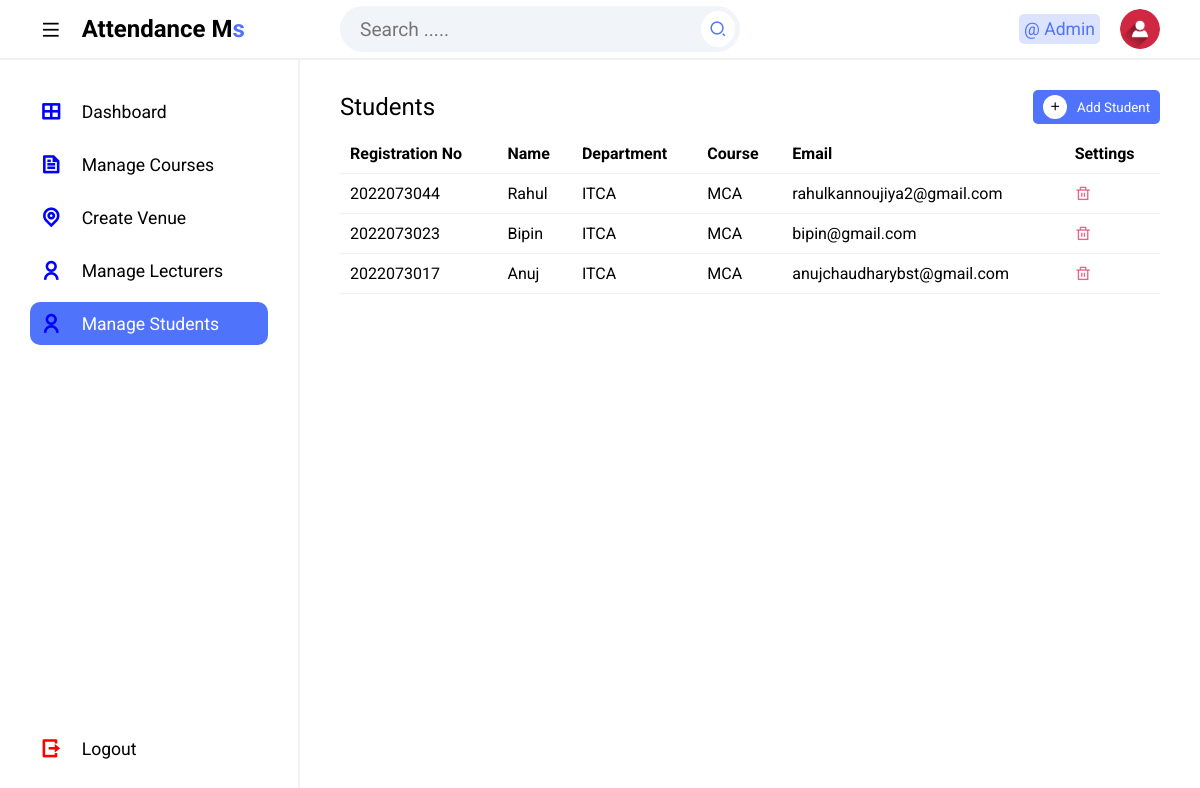
Screenshot of /Admin/createStudent.php (signed in) with the database file from the repository.
### tables this page shows
CREATE TABLE `tblstudents` (
  `Id` int(10) NOT NULL,
  `firstName` varchar(255) NOT NULL,
  `lastName` varchar(255) NOT NULL,
  `registrationNumber` varchar(255) NOT NULL,
  `email` varchar(50) NOT NULL,
  `faculty` varchar(10) NOT NULL,
  `courseCode` varchar(20) NOT NULL,
  `studentImage1` varchar(300) NOT NULL,
  `studentImage2` varchar(300) NOT NULL,
  `dateRegistered` varchar(50) NOT NULL
);

### Admin/createStudent.php (the view, shortened to what this page needs)
<?php
include '../Includes/dbcon.php';
?>
<!DOCTYPE html>
<html lang="en">
<head>
   <link rel="stylesheet" href="css/styles.css">
  <link rel="stylesheet" href="https://cdnjs.cloudflare.com/ajax/libs/font-awesome/6.5.1/css/all.min.css">
  <link href="https://cdnjs.cloudflare.com/ajax/libs/remixicon/4.2.0/remixicon.css" rel="stylesheet">
</head>
<body>
<?php include 'includes/topbar.php';?>
  <section class=main>
      <?php include "Includes/sidebar.php";?>
   <div class="main--content">
   <div class="table-container">
                <div class="title" id="addStudent">
                    <h2 class="section--title">Students</h2>
                    <button class="add"><i class="ri-add-line"></i>Add Student</button>
                </div>
                <div class="table">
                    <table>
                        <thead >
                            <tr>
                                <th>Registration No</th>
                                <th>Name</th>
                                <th>Department</th>
                                <th>Course</th>
                                <th>Email</th>
                                <th>Settings</th>
                            </tr>
                        </thead>
                        <tbody>
                        <?php
                        $sql = "SELECT * FROM tblstudents";
                        $result = $conn->query($sql);
                        if ($result->num_rows > 0) {
                        while ($row = $result->fetch_assoc()) {
                            echo "<tr>";
                            echo "<td>" . $row["registrationNumber"] . "</td>";
                            echo "<td>" . $row["firstName"] . "</td>";
                            echo "<td>" . $row["faculty"] . "</td>";
                            echo "<td>" . $row["courseCode"] . "</td>";
                            echo "<td>" . $row["email"] . "</td>";
                            echo "<td><span><i class='ri-delete-bin-line delete'></i></span></td>";
                            echo "</tr>";
                        }
                    } else {
                        echo "<tr><td colspan='6'>No records found</td></tr>";
                    }
                    ?>
                        </tbody>
                    </table>
                </div>
            </div>
 </section>
</body>
</html>

### Admin/Includes/topbar.php (shortened to what this page needs)
<?php
$fullName = "";
if (isset($_SESSION['userId'])) {
    $userId = $conn->real_escape_string($_SESSION['userId']);
    $query = "SELECT * FROM tbladmin WHERE Id = $userId";
    $rs = $conn->query($query);
    if ($rs) {
        $num = $rs->num_rows;
        if ($num > 0) {
            $row = $rs->fetch_assoc();
            $fullName = $row['firstName'] . " " . $row['lastName'];
                } else {
            echo "Admin not found";
        }
    } else {
        echo "Error: " . $conn->error;
    }
} else {
 header('location: ../index.php');
}
?>
<section class="header">
    <div class="logo">
        <i class="ri-menu-line icon icon-0 menu"></i>
        <h2>Attendance M<span>s</span></h2>
    </div>
    <div class="search--notification--profile">
        <div id="searchInput" class="search">
            <input type="text" id="searchText" placeholder="Search .....">
            <button onclick="searchItems()"><i class="ri-search-2-line"></i></button>
        </div>
        <div class="notification--profile">
            <div class="picon lock">
                @ <?php echo $fullName; ?>
            </div>
            <div class="picon profile">
                <img src="img/user.png" alt="">
            </div>
        </div>
    </div>
</section>

### Admin/css/styles.css (style rules this page uses)
* { margin: 0; padding: 0; box-sizing: border-box; font-family: 'Roboto', sans-serif; }
body { position: relative; width: 100%; }
.header { height: 60px; width: 100%; display: flex; align-items: center; border-bottom: 2px solid #f1f1f1; }
.logo { display: flex; align-items: center; width: 300px; padding-left: 40px; }
.logo span { color: #5073fb; }
.search--notification--profile { display: flex; align-items: center; justify-content: space-between; width: calc(100% - 300px); padding: 0 40px; }
.search { background-color: #f1f4f8; border-radius: 50px; width: 400px; padding: 5px; display: flex; align-items: center; justify-content: space-between; }
.search input { background-color: transparent; outline: none; border: none; text-indent: 15px; width: 85%; font-size:1.2em; }
.search button { outline: none; border: none; border-radius: 50%; background-color: #fff; padding: 8px; display: flex; align-items: center; justify-content: center; }
.search button i { font-size: 1.1rem; color: #5073fb; }
.notification--profile { display: flex; align-items: center; }
.picon { margin-left: 20px; font-size: 1.1rem; padding: 5px; border-radius: 5px; }
.lock { color: #5073fb; background-color: rgba(80, 115, 251, .2); }
.profile { position: relative; width: 40px; height: 40px; border-radius: 50%; overflow: hidden; }
img { position: absolute; top: 0; left: 0; width: 100%; height: 100%; object-fit: cover; }
.main { position: relative; width: 100%; min-height: calc(100vh - 60px); }
.icon { position: relative; display: flex; align-items: center; justify-content: center; margin-right: 20px; font-size: 1.3rem; }
thead { position:sticky; top:0; background-color:white; padding:20px; }
.main--content { position: absolute; top: 0; right: 0; height: 100%; width: calc(100% - 300px); padding: 0 40px; transition: .3s; }
.title { display: flex; align-items: center; justify-content: space-between; margin-bottom: 10px; margin-top: 30px; }
.section--title { font-weight: 400; }
.add { display: flex; align-items: center; padding: 5px 10px; outline: none; border: none; background-color: #5073fb; color: #fff; border-radius: 5px; cursor: pointer; transition: .3s; }
.add i { margin-right: 10px; padding: 5px; background-color: #fff; border-radius: 50%; color: #000; }
.table-container { margin-bottom: 20px; }
.table { height: 200px; overflow-y: scroll; }
table { width: 100%; text-align: left; border-collapse: collapse; }
tr { border-bottom: 1px solid #f1f1f1; }
td, th { padding-block: 10px; padding:10px; }
.delete { color: #e86786; }

### rows the page displays
tblstudents: registrationNumber "2022073044", firstName "Rahul", faculty "ITCA", courseCode "MCA", email "rahulkannoujiya2@gmail.com"
tblstudents: registrationNumber "2022073023", firstName "Bipin", faculty "ITCA", courseCode "MCA", email "bipin@gmail.com"
tblstudents: registrationNumber "2022073017", firstName "Anuj", faculty "ITCA", courseCode "MCA", email "anujchaudharybst@gmail.com"

### other values shown
$fullName "Admin"
